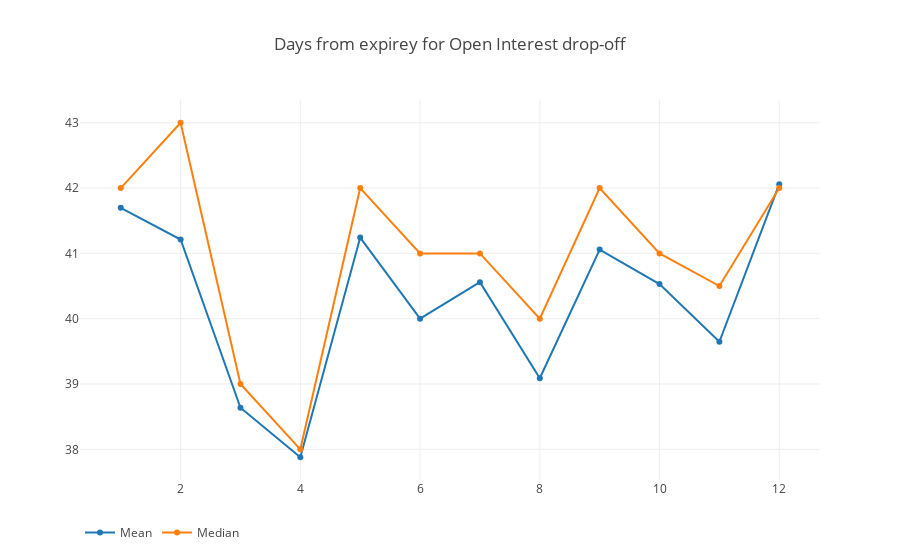

Write notebook code for a chart like this one.
### Markdown cell above
Nothing note-worth here. Generally contracts stay behaved wthin a 2 day period around 40 days. The Mean suggests there are no significant outliers. What about month-by-month?

### Code cell
df_mean = open_int_maxes.groupby('contract_month')['days_to_expire'].mean()
df_median = open_int_maxes.groupby('contract_month')['days_to_expire'].median()
plot(
    [
        Scatter(x=df_mean.index, y=df_mean, name='Mean'),
        Scatter(x=df_median.index, y=df_median, name='Median')
    ],
    title='Days from expirey for Open Interest drop-off ')

### Figure 1 — Plotly figure (JSON) as saved in the notebook; plotly's stock layout.template omitted (floating-point values rounded to 4 significant figures)
{"data": [{"hoverinfo": "skip", "name": "Mean", "type": "scatter", "x": [1, 2, 3, 4, 5, 6, 7, 8, 9, 10, 11, 12], "y": [41.7, 41.21, 38.64, 37.88, 41.24, 40, 40.56, 39.09, 41.06, 40.53, 39.65, 42.06]}, {"hoverinfo": "skip", "name": "Median", "type": "scatter", "x": [1, 2, 3, 4, 5, 6, 7, 8, 9, 10, 11, 12], "y": [42, 43, 39, 38, 42, 41, 41, 40, 42, 41, 40.5, 42]}], "layout": {"legend": {"orientation": "h"}, "title": "Days from expirey for Open Interest drop-off ", "xaxis": {"fixedrange": true}, "yaxis": {"fixedrange": true}}}
